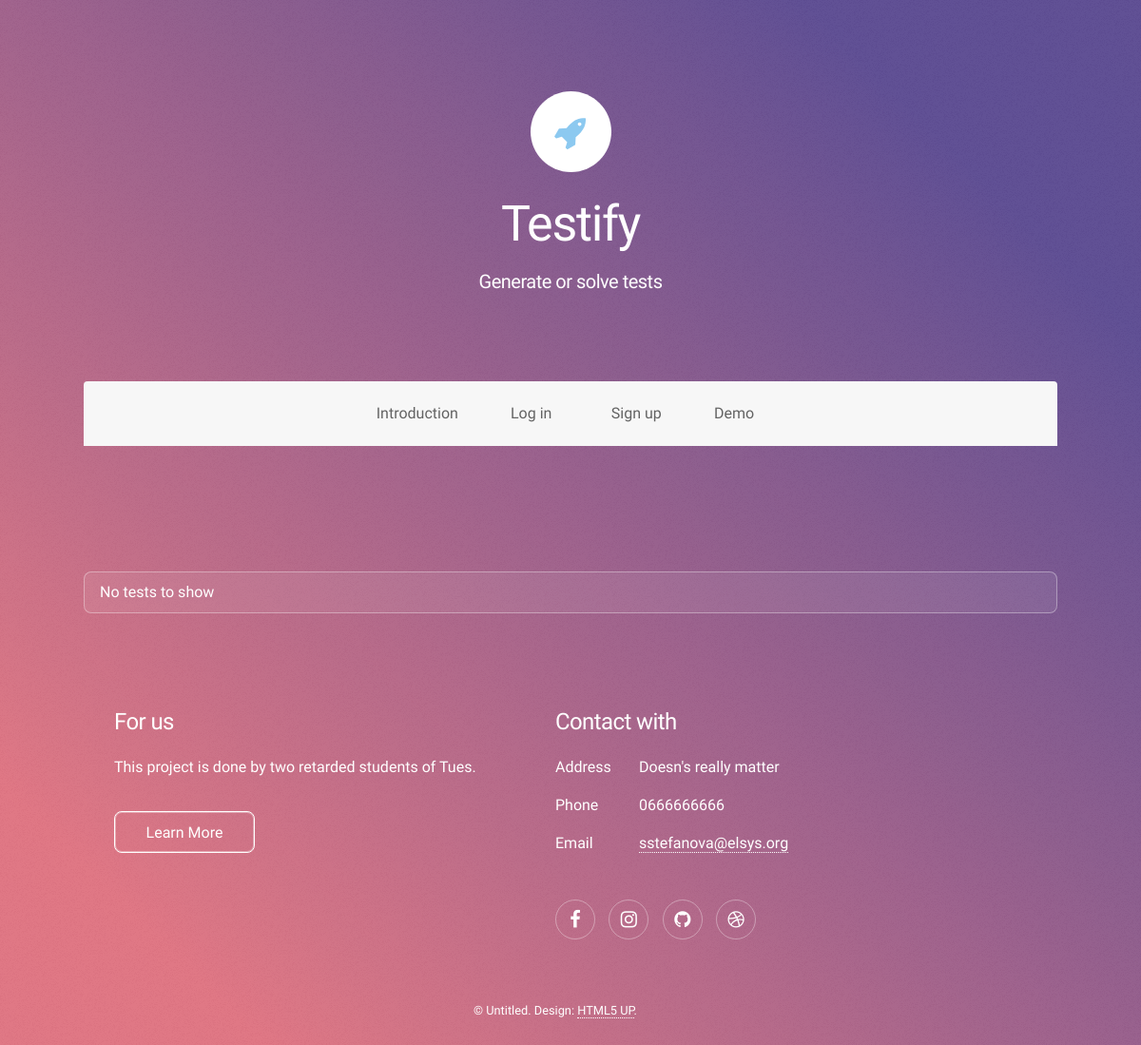
Page /testChooseHistory/ on the earlier database version.
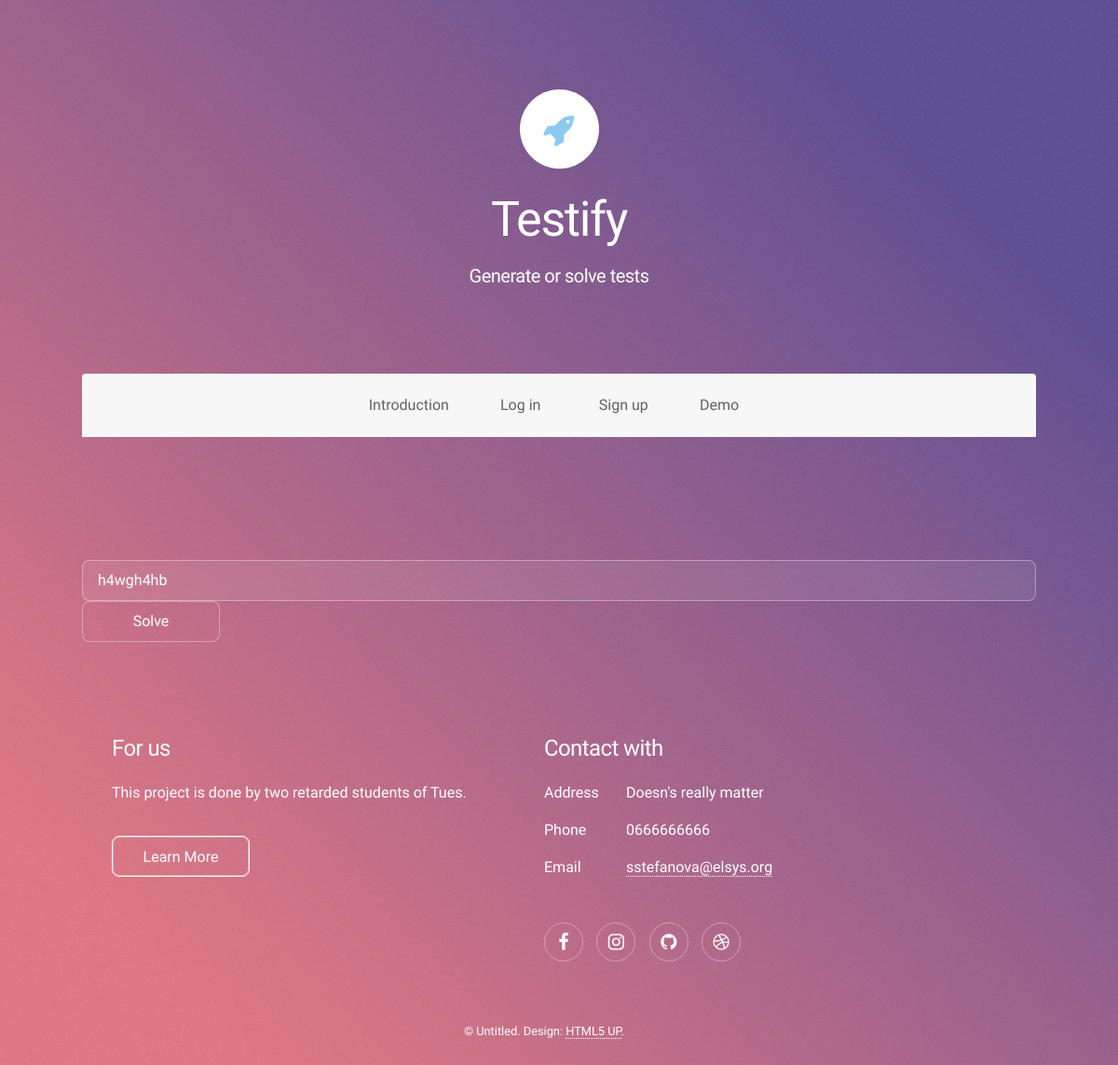
Same page on the later database version.
### tests/models.py (models this page shows, shortened)
class Test(models.Model):
	name = models.CharField(max_length=100)
	subject = models.CharField(max_length=100)
	q_num = models.CharField(max_length=100)
	a_num = models.CharField(max_length=100)
	class Meta:
		ordering = ['pk']

### tests/views.py (the view)
# urls.py: url(r'^testChooseHistory/$', views.testChooseHistory, name='testChooseHistory'),
def testChooseHistory(request):
	names = [test.name for test in Test.objects.all().filter(subject="History")]
	return render(request, 'tests/testChoose.html', {'names' : names})

### tests/templates/tests/testChoose.html (shortened to what this page needs)
{% extends "tests/header.html" %}
{% block content %}
<nav id="nav">
  <ul>
    {% if not user.is_authenticated %}
    <li><a href="/">Introduction</a></li>
    <li><a href="/login">Log in</a><li>
    <li><a href="/signup">Sign up</a></li>
    <li><a href="/create">Demo</a><li>
    {% else %}
    <li><a href="/">Introduction</a></li>
    <li><a href="/logout">Log out</a></li>
    <li><a href="/create">Creating tests</a></li>
    <li><a href="/solve">Solving tests</a></li>
    {% endif %}
  </ul>
</nav>
<form action='/getTest/' method="post" style="margin-top: 200px;">
    <select name='tests' id='tests' value='tests' >
        {% if names %}
            {% for i in names %}
            <option type='text' name="test"  id="test" value='{{ i }}' style="color: black" />{{ i }}
            {% endfor %}
        {% else %}
            <option type='text' name='alert' id='alert'  style="color: black" >No tests to show
        {% endif  %}
    </select>
    {% if names %}
        <p><input type="submit" value="Solve" id="Solve"></p>
    {% endif %}
</form>
{% endblock %}

### tests/templates/tests/header.html (shortened to what this page needs)
<!DOCTYPE HTML>
<html>
	<head>
    {% load staticfiles %}
		<link rel="stylesheet" href="{% static 'css/main.css' %}"/>
		<link rel="stylesheet" href="{% static 'css/ie8.css' %}"/>
	</head>
  <body>
      <div id="wrapper">
          <header id="header" class="alt">
            <span class="logo"><img src="{% static 'images/logo.svg' %}" alt="" /></span>
            <h1>Testify</h1>
            <p>Generate or solve tests<br/></p>
          </header>
      {% block content %}
      {% endblock %}
        <footer id="footer">
          <section>
            <h2>For us</h2>
            <p>This project is done by two retarded students of Tues.</p>
            <ul class="actions">
              <li><a href="http://www.elsys-bg.org/school/education/" class="button">Learn More</a></li>
            </ul>
          </section>
          <section>
            <h2>Contact with</h2>
            <dl class="alt">
              <dt>Address</dt>
              <dd>Doesn's really matter</dd>
              <dt>Phone</dt>
              <dd>0666666666</dd>
              <dt>Email</dt>
              <dd><a href="#">sstefanova@elsys.org</a></dd>
            </dl>
            <ul class="icons">
              <li><a href="https://www.facebook.com/Zaprqnov/?ref=all_category_pyml_rhc" class="icon fa-facebook alt"><span class="label">Facebook</span></a></li>
              <li><a  class="icon fa-instagram alt"><span class="label">Instagram</span></a></li>
              <li><a href="https://github.com/iliapa1/Testify" class="icon fa-github alt"><span class="label">GitHub</span></a></li>
              <li><a href="#" class="icon fa-dribbble alt"><span class="label">Dribbble</span></a></li>
            </ul>
          </section>
          <p class="copyright">&copy; Untitled. Design: <a href="https://html5up.net">HTML5 UP</a>.</p>
        </footer>
    </div>
		{% load staticfiles %}
  </body>
</html>

### tests/static/css/ie8.css (style rules this page uses)
body { color: #ffffff; }
.button { position: relative; border: solid 1px !important; }
#footer > * { width: 50%; margin-left: 0; }

Differences in the rows shown:
added Test: tests "h4wgh4hb"
Other differences:
form field value: (not shown) → "Solve"
form field tests: "No tests to show" → (not shown)
